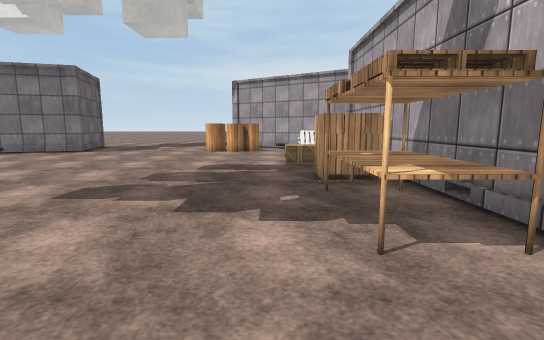
[1] (above)

23 first-person views from a walk through a scene from a Unity 3-D project. The camera is 1.3 m above the floor, tilts 8° down and sees 85° across. The floor is counted in squares, 1 m on a side. Each view is taken from the middle of a square. On the plan, view 1 faces up. The plan holds only what a view shows up to about 14 squares ahead; the rest is blank. The place goes on beyond the plan. The player character is not drawn. Surface patterns are stand-ins for the level's own textures.

[2]
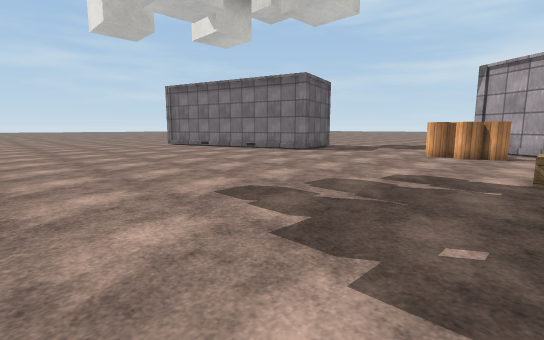

[3]
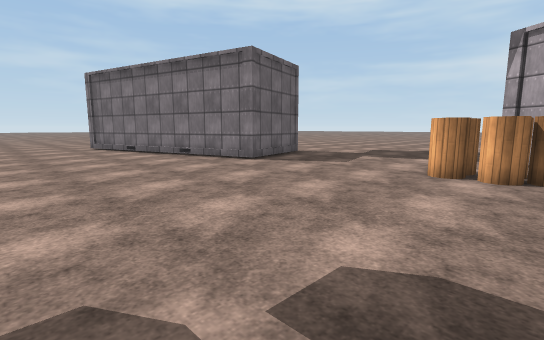

[4]
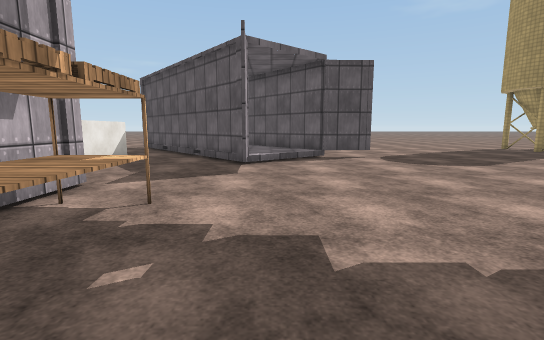

[5]
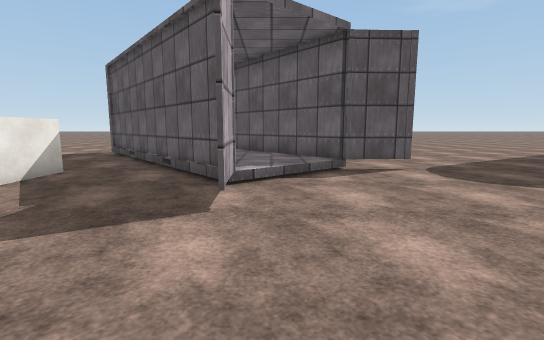

[6]
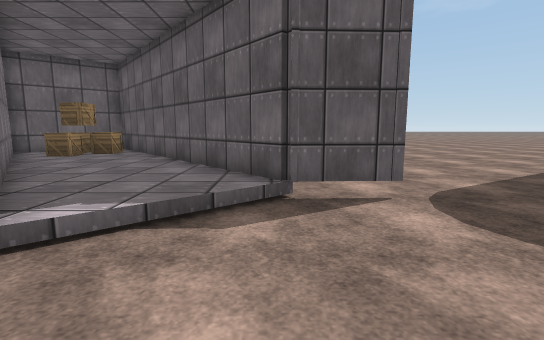

[7]
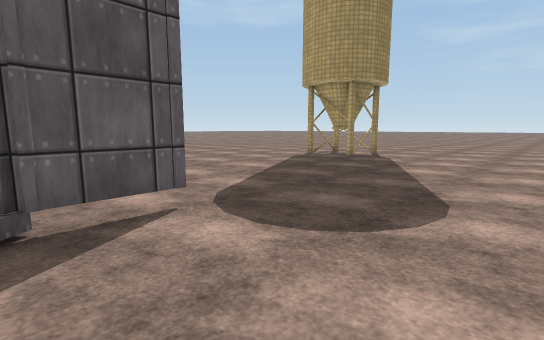

[8]
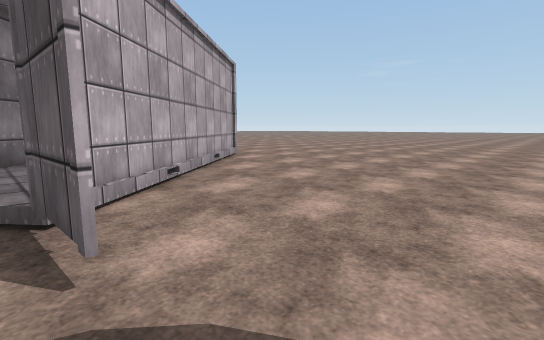

[9]
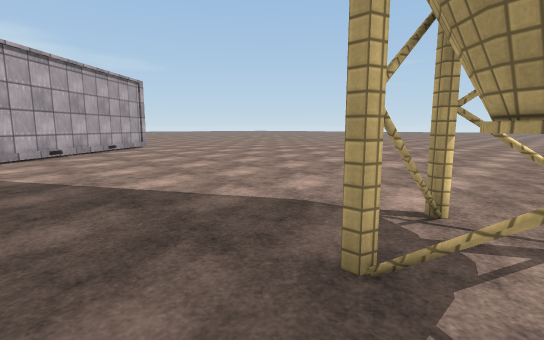

[10]
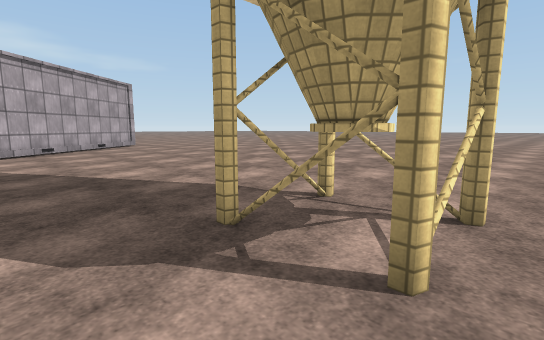

[11]
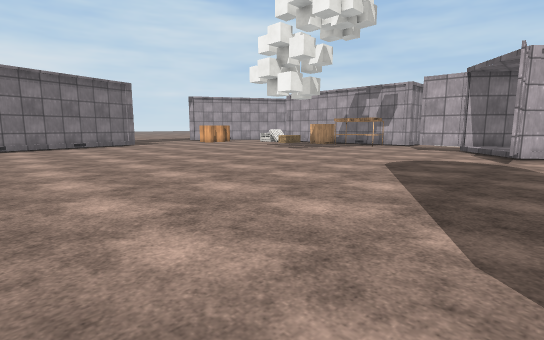

[12]
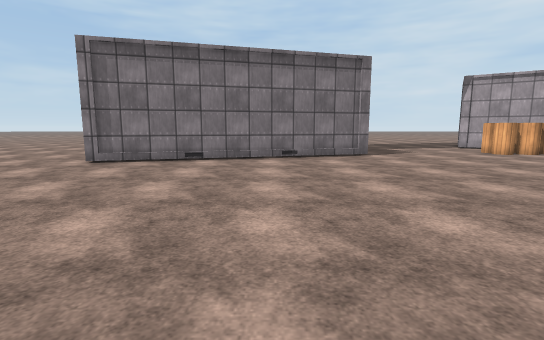

[13]
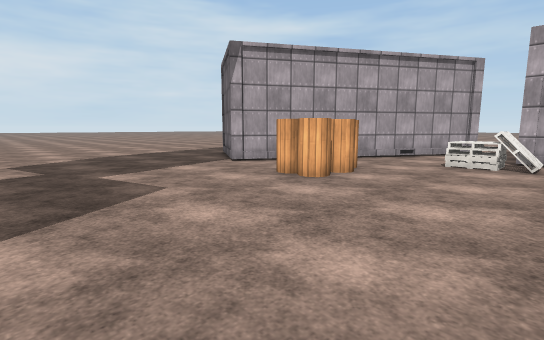

[14]
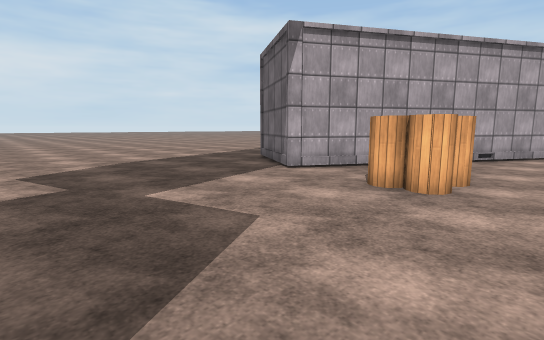

[15]
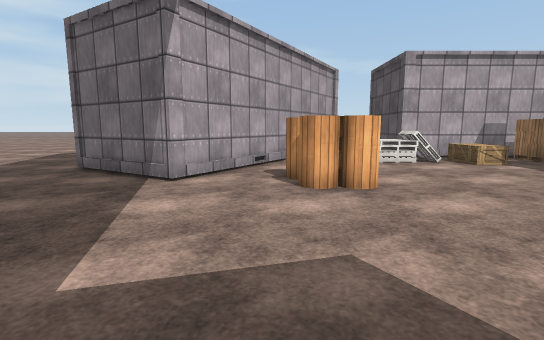

[16]
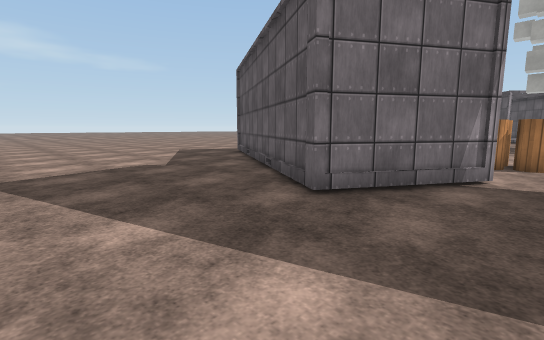

[17]
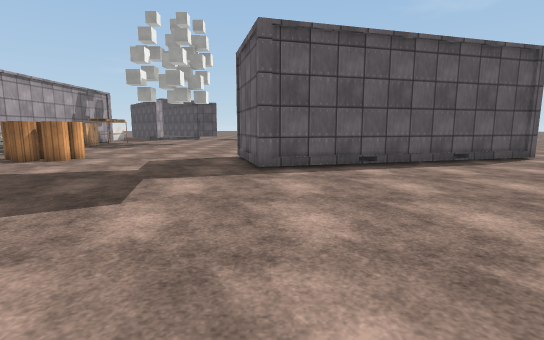

[18]
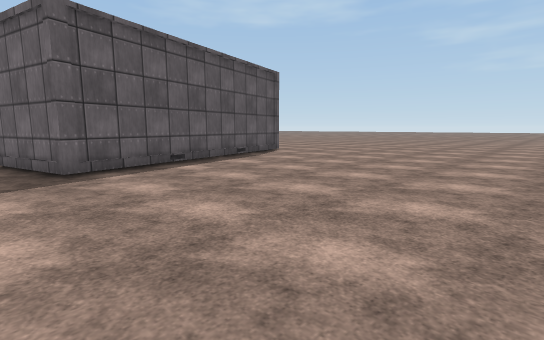

[19]
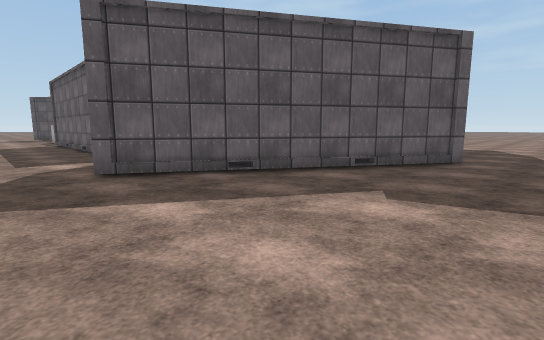

[20]
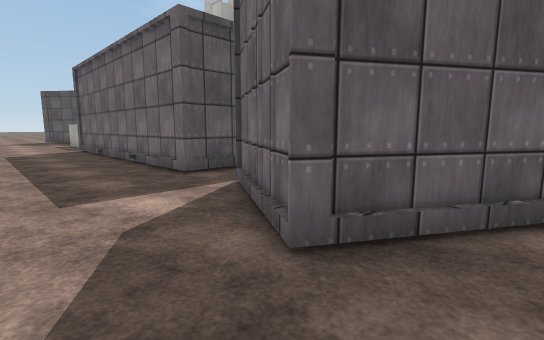

[21]
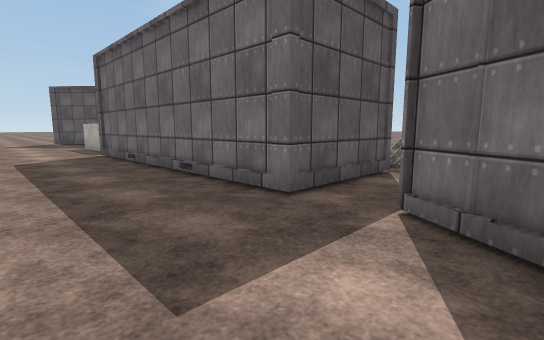

[22]
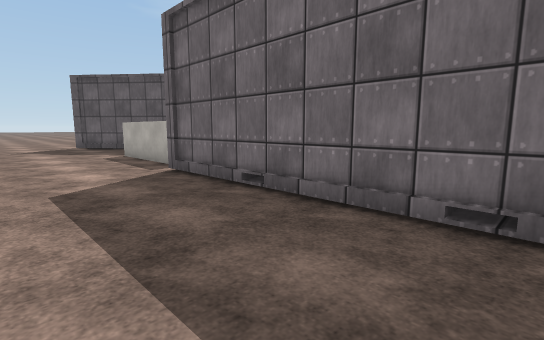

[23]
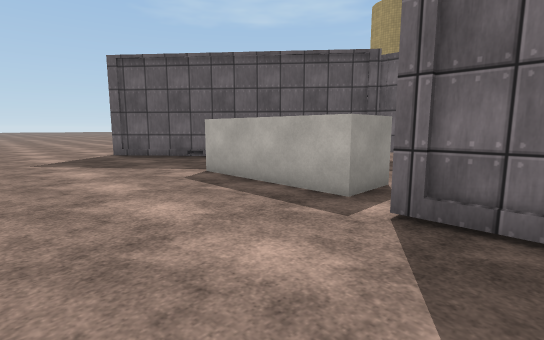

### Floor plan
Key: @ floor where view 1 was taken; # wall or solid block; . main floor; : floor 0.25 m higher than the main floor; / step, stairs or slope; B box; S shelf; A barrel; T thing the floor can be seen under or through; O other object.
Columns run from 20 left of view 1 to 12 right of it. Each row starts with its distance up from view 1.
 30 ......... ....... ..........
 29 .......... ......................
 28 .................................
 27 .................................
 26 .................................
 25 ...................O#............
 24 ...................####..........
 23 ..................##  #O.........
 22 .................O##    ##.......
 21 ..................###    ##O.....
 20 ......###...........##    ###....
 19 ..###O  ##........A..###    ##O..
 18 #O#      #......AAAA...###  ##...
 17          #......AAAA.....####....
 16      #####................###....
 15  #####O..............OOO  .O.....
 14 ##O..................OOO.........
 13 .....................OOO#####....
 12 .....................BB #   #....
 11 .....................BB #   #....
 10 ......................  #   O....
  9 ......................O O  OO....
  8 .....................OOO#   #....
  7 ......................OO    #....
  6  ....................SSS    #....
  5   ...................SSSO  OO....
  4  ....................SSS    #....
  3  ....................SSS    #....
  2  ......................O    #....
  1  .......................    .....
  0  ...................@....OOO.....
 -1  ...................O....  O.....
 -2 ....................O....O O.....
 -3 ....................O....O O.....
 -4 ................../: O...O O.....
 -5  ...............O#:  OO...OO.....
 -6  ..............OOO:   OO.........
 -7  .................O    OO........
 -8  .#TT..............O    O........
 -9  .TTT..............OO    O......
-10  .TTT...............OO   OO.....
-11  .TTT................OO OOOO....
-12  .....................OOOO:O....
-13  ......................OOOO ....
-14  .......................OO   ...
-15  ......................       ..
-16  .....................
-17  ........ ...........
-18   ....... .. .......
-19   ........   ......
-20   ..... ..   .....
-21   .....      ....

Where each view was taken, in squares from view 1:
view 1: 0 up, 0 right, facing up
view 2: 2 up, 1 right, facing up-left
view 3: 8 up, 1 left, facing up-left
view 4: 8 up, 1 left, facing down
view 5: 4 up, 1 left, facing down
view 6: 0 up, 3 left, facing down
view 7: 1 down, 3 left, facing down-left
view 8: 5 down, 8 left, facing down-right
view 9: 6 down, 17 left, facing down-right
view 10: 6 down, 19 left, facing down-right
view 11: 7 down, 19 left, facing up-right
view 12: 2 up, 15 left, facing up
view 13: 12 up, 10 left, facing up-right
view 14: 15 up, 10 left, facing up-right
view 15: 19 up, 10 left, facing right
view 16: 30 up, 4 left, facing down-right
view 17: 30 up, 12 left, facing down
view 18: 30 up, 10 left, facing down-left
view 19: 28 up, 12 right, facing down-left
view 20: 21 up, 12 right, facing down-left
view 21: 17 up, 12 right, facing down-left
view 22: 10 up, 12 right, facing down-left
view 23: 3 up, 12 right, facing down-left
